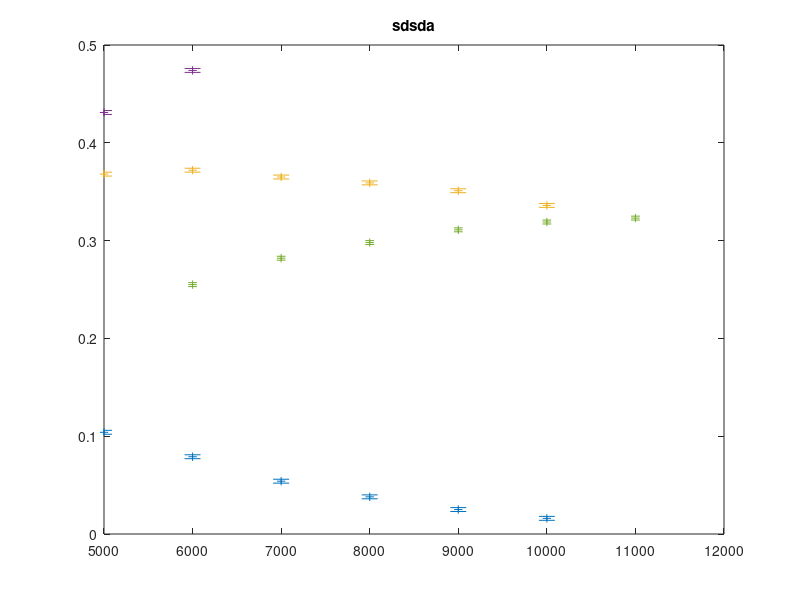

MATLAB code to generate this figure:
%% 1a 1b
x1 = [0.153 0.187 0.170 0.134 0.104 0.079 0.054 0.038 0.025 0.016]
x2 = [0.378 0.629 0.776 0.868 0.917 0.948 0.969 0.981 0.989 0.993]
y = [1000 2000 3000 4000 5000 6000 7000 8000 9000 10000]

errorbar(y,x1,repelem([0.002], 10), '+')
hold on
errorbar(y,x2,repelem([0.002], 10), '+')

xlim([0, 11000])
ylim([0, 1.2])
%set(gca, 'XTick', 0:5000:25000)
%set(gca, 'XTickLabel', 0:5000:25000)
%ylabel('Months')
%xlabel('Monthly savings')

title('sdsda')

%% 1c
x1 = [0.181 0.279 0.331 0.357 0.368 0.372 0.365 0.359 0.351 0.336]
x2 = [0.121 0.218 0.291 0.368 0.431 0.474 0.527 0.565 0.597 0.635]
y = [1000 2000 3000 4000 5000 6000 7000 8000 9000 10000]

errorbar(y,x1,repelem([0.002], 10), '+')
hold on
errorbar(y,x2,repelem([0.002], 10), '+')

xlim([0, 11000])
ylim([0, 1.2])
%set(gca, 'XTick', 0:5000:25000)
%set(gca, 'XTickLabel', 0:5000:25000)
%ylabel('Months')
%xlabel('Monthly savings')

title('sdsda')

%%
x = [0.255 0.282 0.298 0.311 0.319 0.323]
y = [6000 7000 8000 9000 10000 11000]

errorbar(y,x,repelem([0.002], 6), '+')


xlim([5000, 12000])
ylim([0, 0.5])
%set(gca, 'XTick', 0:5000:25000)
%set(gca, 'XTickLabel', 0:5000:25000)
%ylabel('Months')
%xlabel('Monthly savings')

title('sdsda')